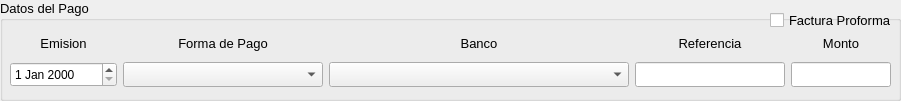
  <widget class="QGroupBox" name="f_datos">
   <property name="geometry">
    <rect>
     <x>9</x>
     <y>640</y>
     <width>901</width>
     <height>101</height>
    </rect>
   </property>
   <property name="sizePolicy">
    <sizepolicy hsizetype="Ignored" vsizetype="Ignored">
     <horstretch>0</horstretch>
     <verstretch>0</verstretch>
    </sizepolicy>
   </property>
   <property name="minimumSize">
    <size>
     <width>780</width>
     <height>0</height>
    </size>
   </property>
   <property name="maximumSize">
    <size>
     <width>1000</width>
     <height>1000</height>
    </size>
   </property>
   <property name="font">
    <font>
     <family>Segoe UI</family>
     <pointsize>10</pointsize>
    </font>
   </property>
   <property name="title">
    <string>Datos del Pago</string>
   </property>
   <widget class="QWidget" name="layoutWidget_5">
    <property name="geometry">
     <rect>
      <x>10</x>
      <y>30</y>
      <width>881</width>
      <height>61</height>
     </rect>
    </property>
    <layout class="QGridLayout" name="f_grid_2">
     <property name="sizeConstraint">
      <enum>QLayout::SetNoConstraint</enum>
     </property>
     <item row="0" column="1">
      <widget class="QLabel" name="label_7">
       <property name="minimumSize">
        <size>
         <width>0</width>
         <height>15</height>
        </size>
       </property>
       <property name="maximumSize">
        <size>
         <width>16777215</width>
         <height>20</height>
        </size>
       </property>
       <property name="text">
        <string>Forma de Pago</string>
       </property>
       <property name="alignment">
        <set>Qt::AlignCenter</set>
       </property>
      </widget>
     </item>
     <item row="0" column="2">
      <widget class="QLabel" name="label_8">
       <property name="minimumSize">
        <size>
         <width>0</width>
         <height>15</height>
        </size>
       </property>
       <property name="maximumSize">
        <size>
         <width>16777215</width>
         <height>20</height>
        </size>
       </property>
       <property name="text">
        <string>Banco</string>
       </property>
       <property name="alignment">
        <set>Qt::AlignCenter</set>
       </property>
      </widget>
     </item>
     <item row="0" column="3">
      <widget class="QLabel" name="label_49">
       <property name="minimumSize">
        <size>
         <width>0</width>
         <height>15</height>
        </size>
       </property>
       <property name="maximumSize">
        <size>
         <width>16777215</width>
         <height>20</height>
        </size>
       </property>
       <property name="text">
        <string>Referencia</string>
       </property>
       <property name="alignment">
        <set>Qt::AlignCenter</set>
       </property>
      </widget>
     </item>
     <item row="0" column="4">
      <widget class="QLabel" name="label_50">
       <property name="minimumSize">
        <size>
         <width>0</width>
         <height>15</height>
        </size>
       </property>
       <property name="maximumSize">
        <size>
         <width>16777215</width>
         <height>20</height>
        </size>
       </property>
       <property name="text">
        <string>Monto</string>
       </property>
       <property name="alignment">
        <set>Qt::AlignCenter</set>
       </property>
      </widget>
     </item>
     <item row="0" column="0">
      <widget class="QLabel" name="label_51">
       <property name="minimumSize">
        <size>
         <width>0</width>
         <height>15</height>
        </size>
       </property>
       <property name="maximumSize">
        <size>
         <width>16777215</width>
         <height>20</height>
        </size>
       </property>
       <property name="text">
        <string>Emision</string>
       </property>
       <property name="alignment">
        <set>Qt::AlignCenter</set>
       </property>
      </widget>
     </item>
     <item row="1" column="0">
      <widget class="QDateEdit" name="fechas">
       <property name="minimumSize">
        <size>
         <width>0</width>
         <height>25</height>
        </size>
       </property>
       <property name="font">
        <font>
         <pointsize>9</pointsize>
        </font>
       </property>
      </widget>
     </item>
     <item row="1" column="1">
      <widget class="QComboBox" name="detallespago">
       <property name="minimumSize">
        <size>
         <width>200</width>
         <height>25</height>
        </size>
       </property>
       <property name="maximumSize">
        <size>
         <width>120</width>
         <height>16777215</height>
        </size>
       </property>
       <property name="font">
        <font>
         <pointsize>9</pointsize>
        </font>
       </property>
      </widget>
     </item>
     <item row="1" column="2">
      <widget class="QComboBox" name="detallesbanco">
       <property name="minimumSize">
        <size>
         <width>300</width>
         <height>25</height>
        </size>
       </property>
       <property name="maximumSize">
        <size>
         <width>240</width>
         <height>16777215</height>
        </size>
       </property>
       <property name="font">
        <font>
         <pointsize>9</pointsize>
        </font>
       </property>
      </widget>
     </item>
     <item row="1" column="3">
      <widget class="QLineEdit" name="referencias">
       <property name="minimumSize">
        <size>
         <width>150</width>
         <height>25</height>
        </size>
       </property>
       <property name="maximumSize">
        <size>
         <width>150</width>
         <height>16777215</height>
        </size>
       </property>
       <property name="font">
        <font>
         <pointsize>9</pointsize>
        </font>
       </property>
      </widget>
     </item>
     <item row="1" column="4">
      <widget class="QLineEdit" name="montos">
       <property name="minimumSize">
        <size>
         <width>100</width>
         <height>25</height>
        </size>
       </property>
       <property name="maximumSize">
        <size>
         <width>100</width>
         <height>16777215</height>
        </size>
       </property>
       <property name="font">
        <font>
         <pointsize>9</pointsize>
        </font>
       </property>
      </widget>
     </item>
    </layout>
   </widget>
   <widget class="QCheckBox" name="f_postpago">
    <property name="geometry">
     <rect>
      <x>770</x>
      <y>10</y>
      <width>131</width>
      <height>20</height>
     </rect>
    </property>
    <property name="text">
     <string>Factura Proforma</string>
    </property>
   </widget>
  </widget>
